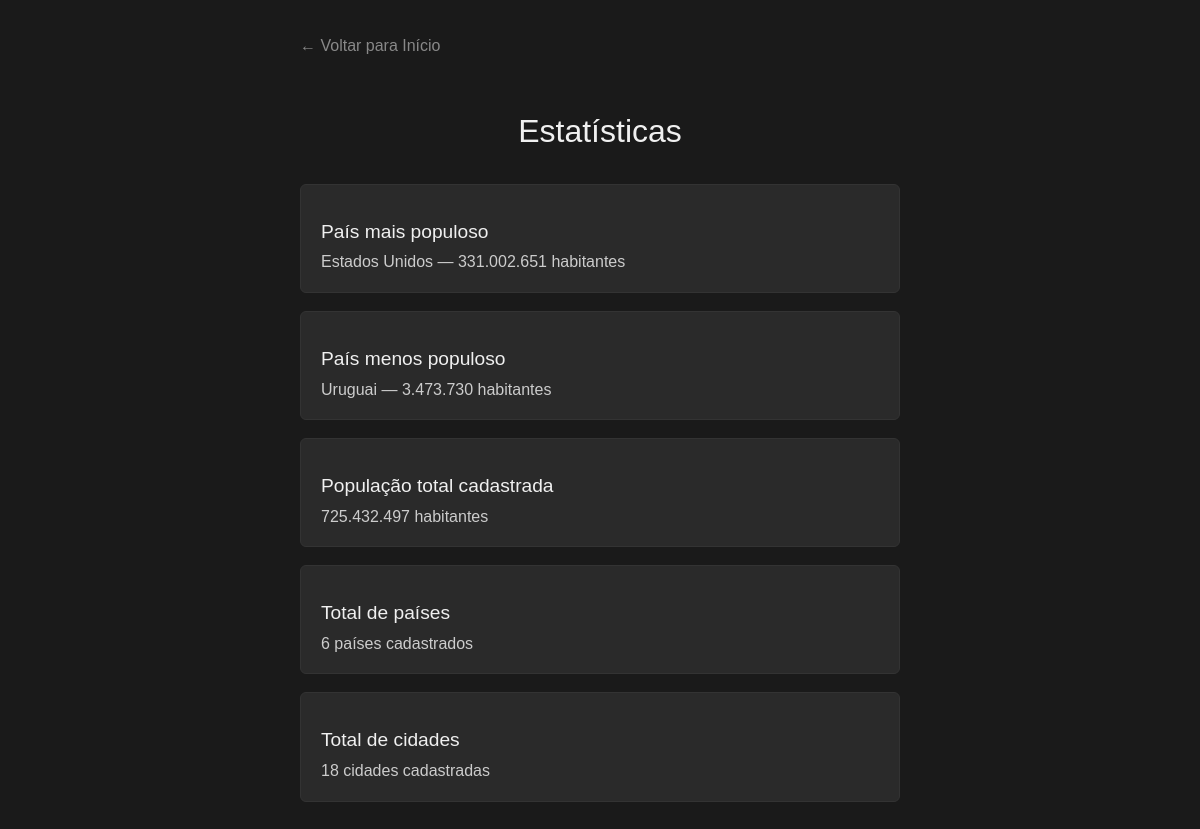
The app's page /crud/estatisticas.php with its own data.
### tables this page shows
CREATE TABLE paises (
  id_pais INT AUTO_INCREMENT PRIMARY KEY,
  nome VARCHAR(100) NOT NULL,
  continente VARCHAR(50) NOT NULL,
  populacao BIGINT DEFAULT NULL,
  idioma VARCHAR(100) NOT NULL
);

### crud/estatisticas.php (the view, shortened to what this page needs)
<?php
include 'php/conexao.php';
$top = $conn->query("SELECT nome, populacao FROM paises WHERE populacao IS NOT NULL ORDER BY populacao DESC LIMIT 1")->fetch_assoc();
$low = $conn->query("SELECT nome, populacao FROM paises WHERE populacao IS NOT NULL ORDER BY populacao ASC LIMIT 1")->fetch_assoc();
$total = $conn->query("SELECT SUM(populacao) AS total FROM paises")->fetch_assoc();
$qt_paises = $conn->query("SELECT COUNT(*) AS qt FROM paises")->fetch_assoc();
$qt_cidades = $conn->query("SELECT COUNT(*) AS qt FROM cidades")->fetch_assoc();
?>
<!DOCTYPE html>
<html lang="pt-br">
<head>
</head>
<body>
<div class="container">
    <a href="index.php" class="back-button">← Voltar para Início</a>
    <h1>Estatísticas</h1>
    <div class="card">
        <h2>País mais populoso</h2>
        <p><?= $top['nome'] ?> — <?= number_format($top['populacao'], 0, ',', '.') ?> habitantes</p>
    </div>
    <div class="card">
        <h2>País menos populoso</h2>
        <p><?= $low['nome'] ?> — <?= number_format($low['populacao'], 0, ',', '.') ?> habitantes</p>
    </div>
    <div class="card">
        <h2>População total cadastrada</h2>
        <p><?= number_format($total['total'], 0, ',', '.') ?> habitantes</p>
    </div>
    <div class="card">
        <h2>Total de países</h2>
        <p><?= $qt_paises['qt'] ?> países cadastrados</p>
    </div>
    <div class="card">
        <h2>Total de cidades</h2>
        <p><?= $qt_cidades['qt'] ?> cidades cadastradas</p>
    </div>
</div>
</body>
</html>

### crud/estatisticas.php (style rules this page uses)
body { background-color: #1a1a1a; color: #f0f0f0; margin: 0; padding: 30px 20px; font-family: Arial, sans-serif; line-height: 1.4; }
.container { max-width: 600px; margin: 0 auto; }
h1 { text-align: center; font-size: 2rem; font-weight: normal; margin-bottom: 30px; }
.back-button { display: inline-block; margin-bottom: 25px; color: #888; text-decoration: none; padding: 5px 0; }
.card { background-color: #2a2a2a; border: 1px solid #333; padding: 18px 20px; border-radius: 6px; margin-bottom: 18px; }
.card h2 { font-weight: normal; font-size: 1.2rem; margin-bottom: 6px; }
.card p { color: #ccc; margin: 0; }

### records on screen
paises: nome "Estados Unidos", populacao "331.002.651"
paises: nome "Uruguai", populacao "3.473.730"

### other values on screen
$total['total'] "725.432.497"
$qt_paises['qt'] "6"
$qt_cidades['qt'] "18"
